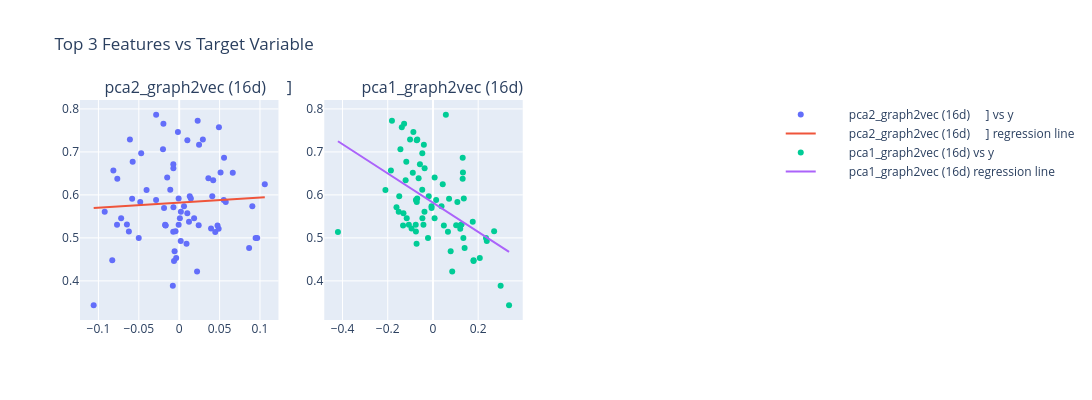

The notebook cell this image was saved under:
### Markdown cell above
#### Flow-Tree Embeddings

### Code cell
pca = PCA(n_components=2)
reduced_features = pca.fit_transform(flow_tree_embeddings)

embedding_feature_str = """
        pca1_graph2vec (16d),
        pca2_graph2vec (16d)
    ]"""
run_evaluate_regression(reduced_features, accs, feature_str=embedding_feature_str)
